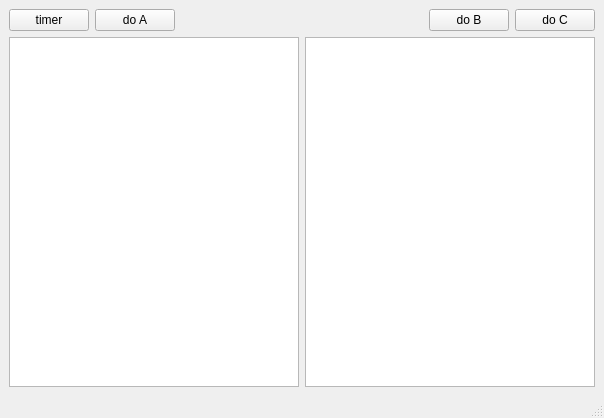
<?xml version="1.0" encoding="UTF-8"?>
<ui version="4.0">
 <class>MainWindow</class>
 <widget class="QMainWindow" name="MainWindow">
  <property name="geometry">
   <rect>
    <x>0</x>
    <y>0</y>
    <width>604</width>
    <height>418</height>
   </rect>
  </property>
  <property name="windowTitle">
   <string>MainWindow</string>
  </property>
  <widget class="QWidget" name="centralwidget">
   <layout class="QVBoxLayout" name="verticalLayout">
    <item>
     <layout class="QHBoxLayout" name="horizontalLayout">
      <item>
       <widget class="QPushButton" name="btnTimer">
        <property name="text">
         <string>timer</string>
        </property>
       </widget>
      </item>
      <item>
       <widget class="QPushButton" name="btnDoA">
        <property name="text">
         <string>do A</string>
        </property>
       </widget>
      </item>
      <item>
       <spacer name="horizontalSpacer">
        <property name="orientation">
         <enum>Qt::Horizontal</enum>
        </property>
        <property name="sizeHint" stdset="0">
         <size>
          <width>40</width>
          <height>20</height>
         </size>
        </property>
       </spacer>
      </item>
      <item>
       <widget class="QPushButton" name="btnDoB">
        <property name="text">
         <string>do B</string>
        </property>
       </widget>
      </item>
      <item>
       <widget class="QPushButton" name="btnDoC">
        <property name="text">
         <string>do C</string>
        </property>
       </widget>
      </item>
     </layout>
    </item>
    <item>
     <layout class="QHBoxLayout" name="horizontalLayout_2">
      <item>
       <widget class="QTextEdit" name="textEditA"/>
      </item>
      <item>
       <widget class="QTextEdit" name="textEditB"/>
      </item>
     </layout>
    </item>
   </layout>
  </widget>
  <widget class="QMenuBar" name="menubar">
   <property name="geometry">
    <rect>
     <x>0</x>
     <y>0</y>
     <width>604</width>
     <height>23</height>
    </rect>
   </property>
  </widget>
  <widget class="QStatusBar" name="statusbar"/>
 </widget>
 <resources/>
 <connections/>
</ui>
